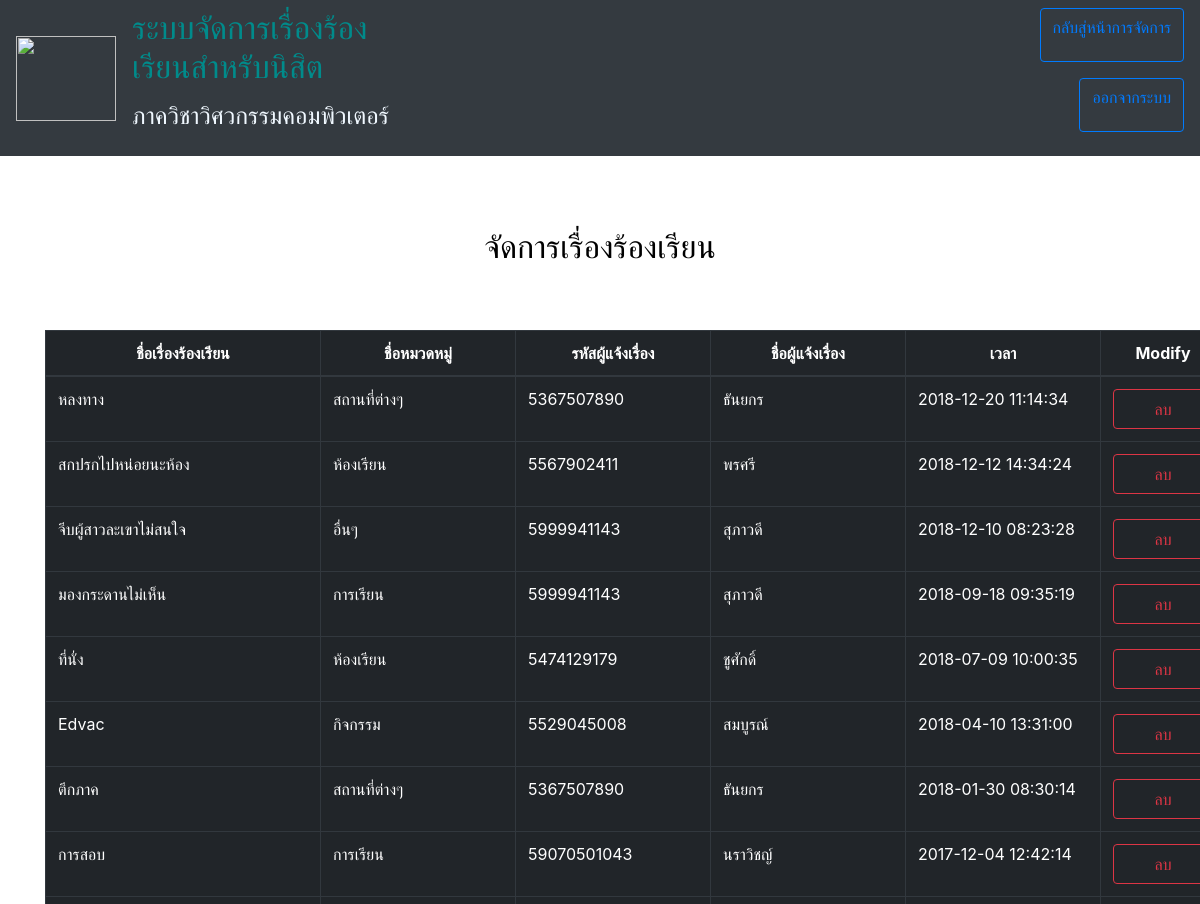
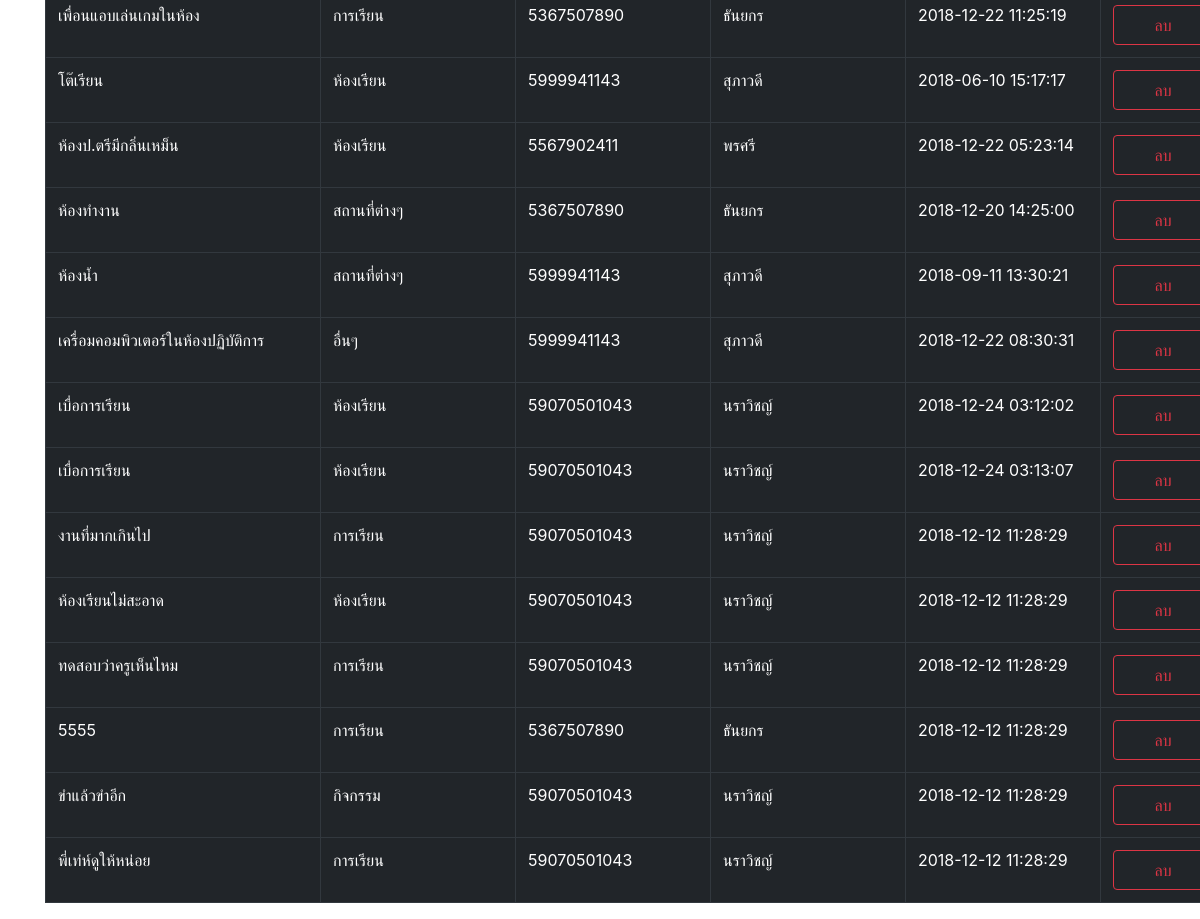
The app's page /management/CRUDcomplaint.php with its own data (2 pictures, top to bottom).
### tables this page shows
CREATE TABLE `complaint` (
  `comid` int(50) NOT NULL,
  `comname` varchar(100) NOT NULL,
  `comdetail` varchar(300) NOT NULL,
  `catname` varchar(50) NOT NULL,
  `stuid` varchar(50) NOT NULL,
  `score` int(50) NOT NULL DEFAULT '0',
  `statusid` int(50) NOT NULL DEFAULT '0',
  `datetimes` datetime DEFAULT NULL,
  `timetouch` date DEFAULT NULL,
  `studentsee` int(10) NOT NULL,
  `receiversee` int(10) NOT NULL
);

CREATE TABLE `student` (
  `stuid` varchar(50) NOT NULL,
  `spassword` varchar(50) NOT NULL,
  `stuname` varchar(50) NOT NULL,
  `stuLname` varchar(50) NOT NULL
);

### managementsystem/category/querycomplaint.php (the view, shortened to what this page needs)
<?php
require '../connect.php';
$sql = "SELECT * FROM complaint INNER JOIN student ON complaint.stuid=student.stuid";
$result = mysqli_query($conn,$sql);
while($row = mysqli_fetch_array($result)) {
    $selectObj = $selectObj."<tr>
      <td>".$row['comname']."</td>
      <td>".$row['catname']."</td>
      <td>".$row['stuid']."</td>
      <td>".$row['stuname']."</td>
      <td>".$row['datetimes']."</td>
      ".
      "<td><center><button class='btn btn-outline-danger' style='width:100px; height:40px;' onclick=\"window.location = '../management/deletecomplaint.php?comid=" . $row['comid'] ."';\">ลบ</button></center></td>".
    "</tr>";
}
echo $selectObj;
 ?>

### management/CRUDcomplaint.php (shortened to what this page needs)
<html lang="en">
<head>
  <link rel="stylesheet" href="https://maxcdn.bootstrapcdn.com/bootstrap/4.1.3/css/bootstrap.min.css">
</head>
<body>
<nav class="navbar navbar-expand-sm bg-dark navbar-dark">
    <ul class="nav">
        <li class="nav-item">
            <img src="../รูป/8.png" width="100" height="85">
        </li>
    </ul>
    <ul class="nav justify-content-end" style="padding-left:1em">
        <li class="nav-item ">
            <h2 id="K1"><p class ="sansserif">ระบบจัดการเรื่องร้องเรียนสำหรับนิสิต</h2>
            <h4 id="C1"><p class ="sansserif">ภาควิชาวิศวกรรมคอมพิวเตอร์</h4>
        </li>
    </ul>
    <ul class="nav justify-content-end" style="padding-left:37em">
      <form action="../management/management.php">
       <button type="submit" class="btn btn-outline-primary"><p class ="sansserif">กลับสู่หน้าการจัดการ</p></button>
       </form>
      <form action="../loginSystem/logout.php">
       <button type="submit" class="btn btn-outline-primary"><p class ="sansserif">ออกจากระบบ</p></button>
     </ul>
</nav><br><br><br>
<div class="container">
  <center><h2 style="color: black"><p class ="sansserif">จัดการเรื่องร้องเรียน</h2></center><br><br>
  <table class="table table-dark table-hover table-bordered" >
    <thead>
      <tr>
        <th><center style="width:250px;">ชื่อเรื่องร้องเรียน</center></th>
        <th><center style="width:170px;">ชื่อหมวดหมู่</center></th>
        <th><center style="width:170px;">รหัสผู้แจ้งเรื่อง</center></th>
        <th><center style="width:170px;">ชื่อผู้แจ้งเรื่อง</center></th>
        <th><center style="width:170px;">เวลา</center></th>
        <th colspan="3" style="width:200px;"><center>Modify</center></th>
      </tr>
    </thead>
    <tbody>
      <?php
        require ('../managementsystem/category/querycomplaint.php');
       ?>
    </tbody>
  </table>
</div>
</body>
</html>

### management/CRUDcomplaint.php (style rules this page uses)
body { background-image: url(../รูป/03-897.jpg) }
h2#K1 { color:darkcyan }
h4#C1 { color: aliceblue }
p.sansserif { font-family: 'Kanit', sans-serif; }

### records on screen
complaint: comname "หลงทาง", catname "สถานที่ต่างๆ", datetimes "2018-12-20 11:14:34"
student: stuid "5367507890 5367507890 5367507890 5367507890 5367507890", stuname "ธันยกร ธันยกร ธันยกร ธันยกร ธันยกร"
complaint: comname "สกปรกไปหน่อยนะห้อง", catname "ห้องเรียน", datetimes "2018-12-12 14:34:24"
student: stuid "5567902411 5567902411", stuname "พรศรี พรศรี"
complaint: comname "จีบผู้สาวละเขาไม่สนใจ", catname "อื่นๆ", datetimes "2018-12-10 08:23:28"
student: stuid "5999941143 5999941143 5999941143 5999941143 5999941143", stuname "สุภาวดี สุภาวดี สุภาวดี สุภาวดี สุภาวดี"
complaint: comname "มองกระดานไม่เห็น", catname "การเรียน", datetimes "2018-09-18 09:35:19"
complaint: comname "ที่นั่ง", catname "ห้องเรียน", datetimes "2018-07-09 10:00:35"
student: stuid "5474129179", stuname "ชูศักดิ์"
complaint: comname "Edvac", catname "กิจกรรม", datetimes "2018-04-10 13:31:00"
student: stuid "5529045008", stuname "สมบูรณ์"
complaint: comname "ตึกภาค", catname "สถานที่ต่างๆ", datetimes "2018-01-30 08:30:14"
complaint: comname "การสอบ", catname "การเรียน", datetimes "2017-12-04 12:42:14"
student: stuid "59070501043 59070501043 59070501043 59070501043 59070501043 59070501043 59070501043 59070501043", stuname "นราวิชญ์ นราวิชญ์ นราวิชญ์ นราวิชญ์ นราวิชญ์ นราวิชญ์ นราวิชญ์ นราวิชญ์"
complaint: comname "เพื่อนแอบเล่นเกมในห้อง", catname "การเรียน", datetimes "2018-12-22 11:25:19"
complaint: comname "โต๊เรียน", catname "ห้องเรียน", datetimes "2018-06-10 15:17:17"
complaint: comname "ห้องป.ตรีมีกลิ่นเหม็น", catname "ห้องเรียน", datetimes "2018-12-22 05:23:14"
complaint: comname "ห้องทำงาน", catname "สถานที่ต่างๆ", datetimes "2018-12-20 14:25:00"
complaint: comname "ห้องน้ำ", catname "สถานที่ต่างๆ", datetimes "2018-09-11 13:30:21"
complaint: comname "เครื่อมคอมพิวเตอร์ในห้องปฏิบัติการ", catname "อื่นๆ", datetimes "2018-12-22 08:30:31"
complaint: comname "เบื่อการเรียน", catname "ห้องเรียน", datetimes "2018-12-24 03:12:02"
complaint: comname "เบื่อการเรียน", catname "ห้องเรียน", datetimes "2018-12-24 03:13:07"
complaint: comname "งานที่มากเกินไป", catname "การเรียน", datetimes "2018-12-12 11:28:29"
complaint: comname "ห้องเรียนไม่สะอาด", catname "ห้องเรียน", datetimes "2018-12-12 11:28:29"
complaint: comname "ทดสอบว่าครูเห็นไหม", catname "การเรียน", datetimes "2018-12-12 11:28:29"
complaint: comname "5555", catname "การเรียน", datetimes "2018-12-12 11:28:29"
complaint: comname "ขำแล้วขำอีก", catname "กิจกรรม", datetimes "2018-12-12 11:28:29"
complaint: comname "พี่เท่ห์ดูให้หน่อย", catname "การเรียน", datetimes "2018-12-12 11:28:29"
